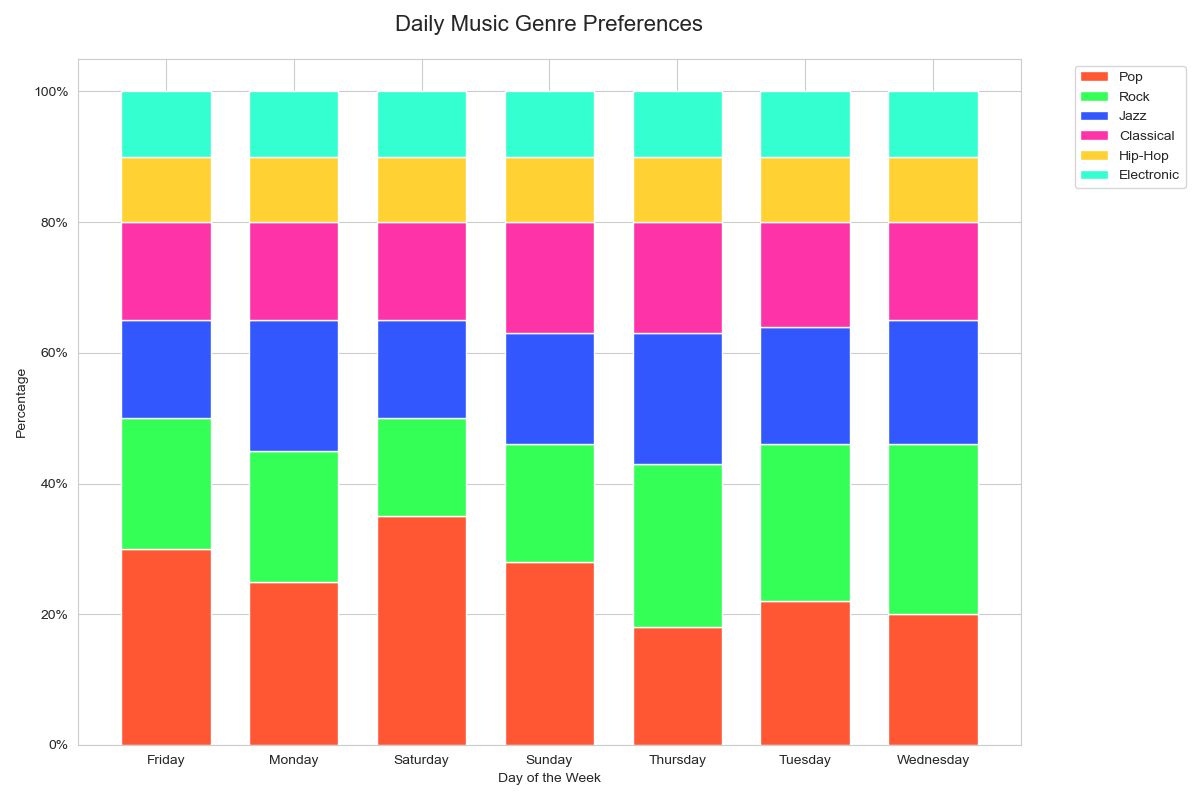

Write Python code to recreate this figure.

import seaborn as sns
import matplotlib.pyplot as plt
import pandas as pd

# Define the data
data = [
    {'Day': 'Monday', 'Pop': '25%', 'Rock': '20%', 'Jazz': '20%', 'Classical': '15%', 'Hip-Hop': '10%', 'Electronic': '10%'},
    {'Day': 'Tuesday', 'Pop': '22%', 'Rock': '24%', 'Jazz': '18%', 'Classical': '16%', 'Hip-Hop': '10%', 'Electronic': '10%'},
    {'Day': 'Wednesday', 'Pop': '20%', 'Rock': '26%', 'Jazz': '19%', 'Classical': '15%', 'Hip-Hop': '10%', 'Electronic': '10%'},
    {'Day': 'Thursday', 'Pop': '18%', 'Rock': '25%', 'Jazz': '20%', 'Classical': '17%', 'Hip-Hop': '10%', 'Electronic': '10%'},
    {'Day': 'Friday', 'Pop': '30%', 'Rock': '20%', 'Jazz': '15%', 'Classical': '15%', 'Hip-Hop': '10%', 'Electronic': '10%'},
    {'Day': 'Saturday', 'Pop': '35%', 'Rock': '15%', 'Jazz': '15%', 'Classical': '15%', 'Hip-Hop': '10%', 'Electronic': '10%'},
    {'Day': 'Sunday', 'Pop': '28%', 'Rock': '18%', 'Jazz': '17%', 'Classical': '17%', 'Hip-Hop': '10%', 'Electronic': '10%'}
]

# Transform data into a pandas DataFrame
df = pd.DataFrame(data)

# Convert percentage strings to numerical values
for col in df.columns:
    if col != 'Day':
        df[col] = df[col].str.rstrip('%').astype('float') / 100

# Prepare data for 100% stacked bar chart
df.set_index('Day', inplace=True)
df.sort_index(inplace=True)

# Calculate cumulative sum for stacking
cumsum_df = df.cumsum(axis=1)

# Start plotting
fig, ax = plt.subplots(figsize=(12, 8))

# Plotting each layer of the stacked bar
colors = ['#FF5733', '#33FF57', '#3357FF', '#FF33A8', '#FFD133', '#33FFD1']
width = 0.7  # Change the width of the bars
for i, col in enumerate(df.columns):
    ax.bar(df.index, df[col], bottom=cumsum_df[col] - df[col], color=colors[i], edgecolor='white', width=width)

# Customizing the plot
plt.xticks(rotation=0)
plt.yticks(ticks=[0, 0.2, 0.4, 0.6, 0.8, 1], labels=['0%', '20%', '40%', '60%', '80%', '100%'])
plt.xlabel('Day of the Week')
plt.ylabel('Percentage')
plt.title('Daily Music Genre Preferences', pad=20, fontsize=16)
plt.legend(df.columns, bbox_to_anchor=(1.05, 1), loc='upper left')
plt.tight_layout()

# Show the plot
plt.show()
